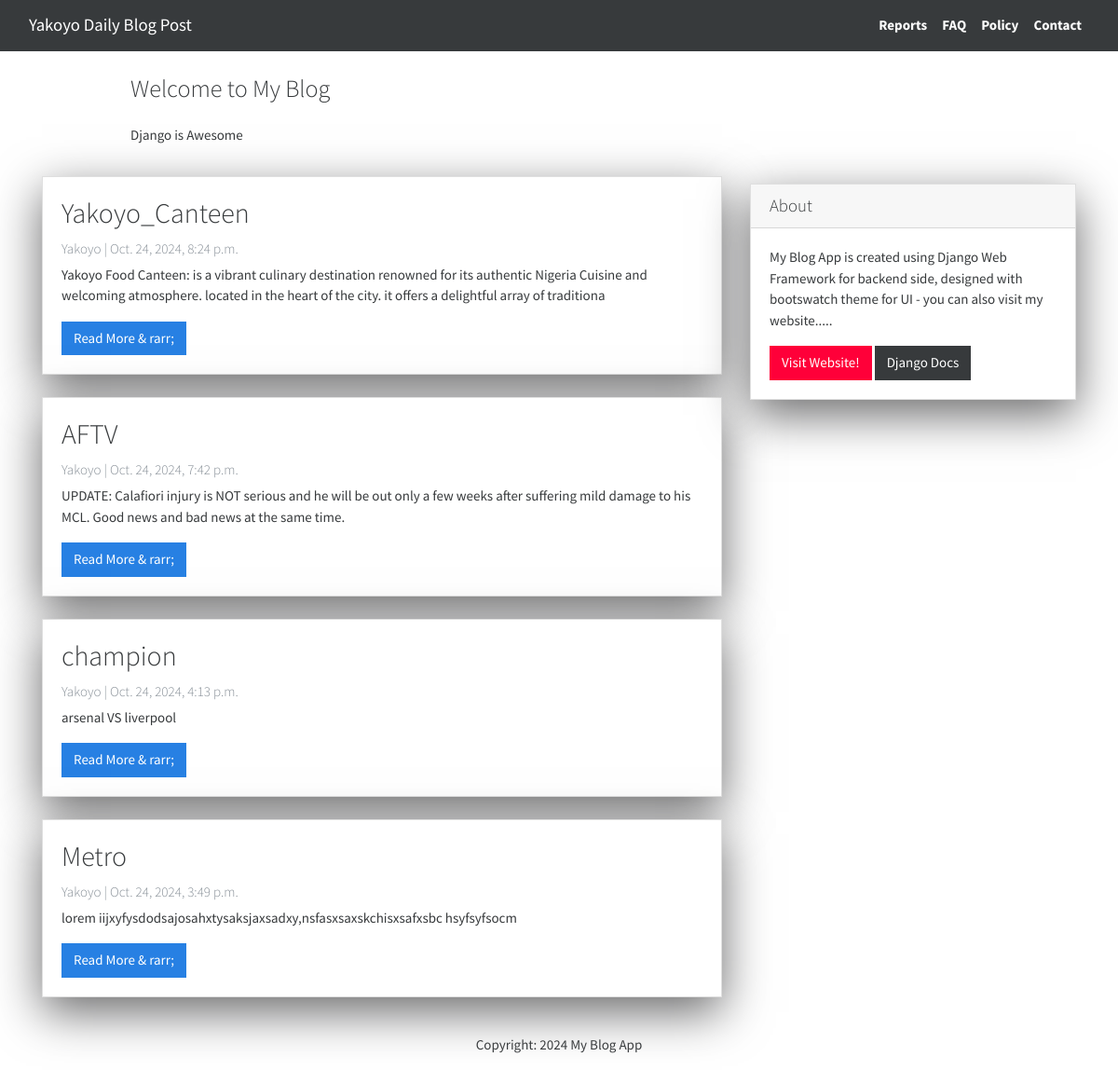
The page / on the database its author committed.
### blog/models.py (models this page shows, shortened)
class Post(models.Model):
    title = models.CharField(max_length=200, unique=True)
    slug = models.SlugField(max_length=200, unique=True)
    author = models.ForeignKey(User, on_delete=models.CASCADE, related_name='blog_posts')
    created_on = models.DateTimeField(auto_now_add=True)
    updated_on = models.DateTimeField(auto_now=True)
    content = models.TextField()
    status = models.IntegerField(choices=STATUS, default=0)
    class Meta:
        ordering = ['-created_on']

### blog/views.py (the view)
# urls.py: path('', views.PostList.as_view(), name="home"),
class PostList(generic.ListView):
    queryset = Post.objects.filter(status=1).order_by('-created_on')
    template_name = 'index.html'

### blog/templates/index.html (shortened to what this page needs)
{% extends "base.html" %}
{% block content %}
<header class="masthead">
    <div class="container">
        <div class="row">
            <div class="col-md-8 col-md-10 mx-auto">
                <div class="site-heading">
                    <h3 class="site-heading my-4 mt-3 text-black">Welcome to My  Blog</h3>
                    <p class="text-dark">Django is Awesome</p>
                </div>
            </div>
        </div>
    </div>
</header>
<div class="container">
    <div class="row">
        <div class="col-md-8 mt-3 left">
            {% for post in post_list %}
                <div class="card mb-4">
                    <div class="card-body">
                    <h2 class="card-title">{{ post.title }}</h2>
                    <p class="card-text text-muted h6">{{ post.author }} | {{ post.created_on}}</p>
                    <p class="card-text">{{ post.content|slice:":200"}}</p>
                    <a href="{% url 'post_detail' post.slug %}" class="btn btn-primary">Read More & rarr;</a>
                    </div>
                </div>
            {% endfor %}
        </div>
        {% block sidebar %} {% include 'sidebar.html' %} {% endblock sidebar %}
    </div>
</div>
{% endblock content %}

### blog/templates/base.html (shortened to what this page needs)
<!DOCTYPE html>
<html>
<head>
    <link rel="stylesheet" href="https://cdn.jsdelivr.net/npm/bootswatch@4.5.2/dist/cosmo/bootstrap.min.css">
</head>
<body>
    <nav class="navbar navbar-expand-lg bg-dark" data-bs-theme="dark">
    <div class="container-fluid">
      <a class="navbar-brand text-white" href="{% url 'home' %}"> Yakoyo Daily Blog Post</a>
      <div class="collapse navbar-collapse" id="navbarColor02">
        <ul class="navbar-nav ml-auto">
          <li class="nav-item text-white">
            <a class="nav-link active text-white font-weight-bold" href="#">Reports
            </a>
          </li>
          <li class="nav-item text-white">
            <a class="nav-link active text-white font-weight-bold" href="#">FAQ
            </a>
          </li>
          <li class="nav-item text-white">
            <a class="nav-link text-white font-weight-bold" href="#">Policy</a>
          </li>
          <li class="nav-item text-white">
          <a class="nav-link text-white font-weight-bold" href="{% url 'contact' %}">Contact</a>
          </li>
        </ul>
      </div>
    </div>
  </nav>
  {% block content %}
  {% endblock content %}
    <footer class="py-3 bg-gray">
        <p class="m-0 text-dark text-center">Copyright: 2024 My Blog App</p>
    </footer>
</body>
</html>

### blog/templates/sidebar.html (shortened to what this page needs)
{% block sidebar %}
<div class="col-md-4 float-right">
    <div class="card my-4">
        <h5 class="card-header">About</h5>
        <div class="card-body">
            <p class="card-text">My Blog App is created using
                Django Web Framework for backend side, designed with bootswatch
                theme for UI - you can also visit my website.....
            </p>
            <a href="https://Yakoyo.com" class="btn btn-danger">Visit Website!</a>
            <a href="https://docs.djangoproject.com/en/3.1/" class="btn btn-secondary">Django Docs</a>
        </div>
    </div>
</div>
{% endblock sidebar %}

### blog/templates/sidebar.html (style rules this page uses)
.card { box-shadow: 0 16px 48px #6a6a6b; }

### rows shown on the page
Post: title "Yakoyo_Canteen", author "Yakoyo", created_on "Oct. 24, 2024, 8:24 p.m.", content "Yakoyo Food Canteen: is a vibrant culinary destination renowned for its authentic Nigeria Cuisine and welcoming atmosphere. located in the heart of the city. it offers a delightful array of traditiona"
Post: title "AFTV", author "Yakoyo", created_on "Oct. 24, 2024, 7:42 p.m.", content "UPDATE: Calafiori injury is NOT serious and he will be out only a few weeks after suffering mild damage to his MCL. Good news and bad news at the same time."
Post: title "champion", author "Yakoyo", created_on "Oct. 24, 2024, 4:13 p.m.", content "arsenal VS liverpool"
Post: title "Metro", author "Yakoyo", created_on "Oct. 24, 2024, 3:49 p.m.", content "lorem iijxyfysdodsajosahxtysaksjaxsadxy,nsfasxsaxskchisxsafxsbc hsyfsyfsocm"
